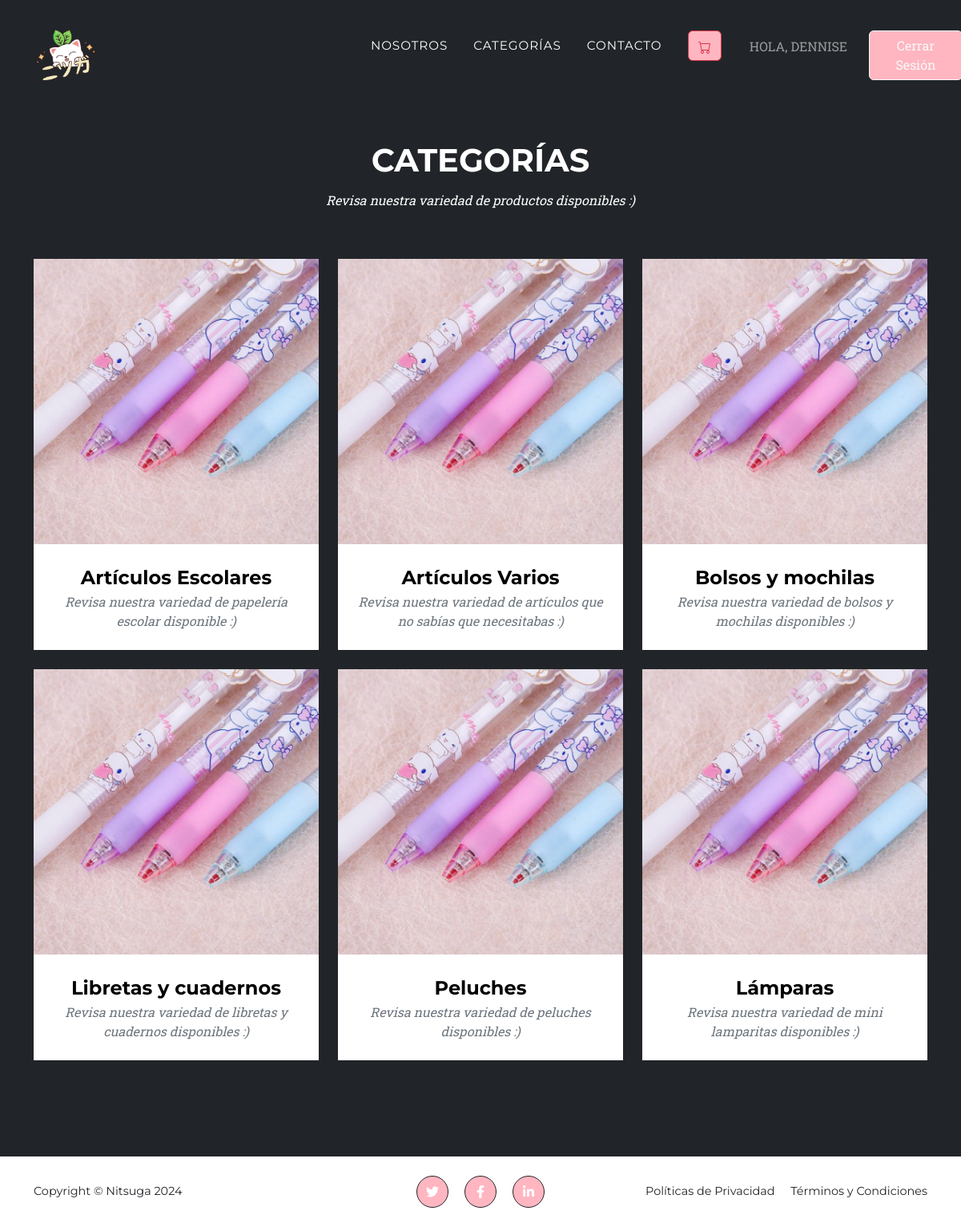
The page /categoria/ (signed in) on the database its author committed.
### app/models.py (models this page shows, shortened)
class Categoria(models.Model):
    nombre = models.CharField(max_length=50)
    descripcion = models.TextField()
    disponible = models.BooleanField()

### app/views.py (the view)
# urls.py: path('categoria/', categorias, name="categorias"),
def categorias(request):
    categoria = Categoria.objects.all()
    data = {
        'categorias' : categoria
    }
    return render(request, 'app/categorias.html', data)

### app/templates/app/categorias.html (shortened to what this page needs)
{% extends 'app/base.html' %}
{% load static %}
{% block contenido %}
    <section class="page-section bg-dark text-white mb-0" id="portfolio">
    <div class="container">
        <div class="text-center">
            <h2 class="section-heading text-uppercase">Categorías</h2>
            <h3 class="subtitle-category section-subheading">Revisa nuestra variedad de productos disponibles :)</h3>
        </div>
        <div class="row">
            {% for c in categorias %}
            <div class="col-lg-4 col-sm-6 mb-4">
                <div class="portfolio-item">
                    <a class="portfolio-link" href="{% url 'app:detalle_categoria' c.id %}">
                        <img class="img-fluid" src="{% static 'app/assets/img/portfolio/art_escolares.JPEG' %}" alt="..." />
                    </a>
                    <div class="portfolio-caption">
                        <div class="portfolio-caption-heading">{{ c.nombre }}</div>
                        <div class="portfolio-caption-subheading text-muted">{{ c.descripcion }}</div>
                    </div>
                </div>
            </div>
                {% endfor %}
        </div>
    </div>
    </section>
{% endblock %}

### app/templates/app/base.html (shortened to what this page needs)
{% load static %}
<!DOCTYPE html>
<html lang="en">
<head>
    <link rel="stylesheet" href="{% static 'app/css/styles.css' %}">
</head>
<body id="page-top">
    <nav class="navbar navbar-expand-lg navbar-dark fixed-top" id="mainNav">
        <div class="container">
            <a class="navbar-brand" href="{% url 'home' %}"><img src="{% static 'app/assets/img/logonitsuga.png' %}"
                    alt="..." /></a>
            <div class="collapse navbar-collapse" id="navbarResponsive">
                <ul class="navbar-nav text-uppercase ms-auto py-4 py-lg-0">
                    <li class="nav-item"><a class="nav-link" href="{% url 'nosotros' %}">Nosotros</a></li>
                    <li class="nav-item"><a class="nav-link" href="{% url 'categorias' %}">Categorías</a></li>
                    <li class="nav-item"><a class="nav-link" href="{% url 'contacto' %}">Contacto</a></li>
                    <div class="col-md-1 text-center">
                        <button type="button" onclick="mostrarCarrito()" class="btn btn-outline-danger"></button>
                    </div>
                    {% if user.is_authenticated %}
                    <div class="col-md-3 text-center">
                        <span class="nav-link">Hola, {{ user.username }}</span>
                    </div>
                    <div class="col-md-2 text-center">
                        <form action="{% url 'logout' %}" method="post">
                            <button type="submit" class="btn btn-outline-light">
                                Cerrar Sesión
                            </button>
                        </form>
                    </div>
                    {% else %}
                    <div class="col-md-2 text-center">
                        <a type="button" class="btn btn-outline-light" href="{% url 'login' %}">Identificarme</a>
                    </div>
                    {% endif %}
                </ul>
            </div>
        </div>
    </nav>
    <div id="contenido">
        {% block contenido %}
        {% endblock %}
    </div>
    <footer class="footer py-4">
        <div class="container">
            <div class="row align-items-center">
                <div class="col-lg-4 text-lg-start">Copyright &copy; Nitsuga 2024</div>
                <div class="col-lg-4 my-3 my-lg-0">
                    <a class="btn btn-dark btn-social mx-2" href="#!" aria-label="Twitter"><i
                            class="fab fa-twitter"></i></a>
                    <a class="btn btn-dark btn-social mx-2" href="#!" aria-label="Facebook"><i
                            class="fab fa-facebook-f"></i></a>
                    <a class="btn btn-dark btn-social mx-2" href="#!" aria-label="LinkedIn"><i
                            class="fab fa-linkedin-in"></i></a>
                </div>
                <div class="col-lg-4 text-lg-end">
                    <a class="link-dark text-decoration-none me-3" href="#!">Políticas de Privacidad</a>
                    <a class="link-dark text-decoration-none" href="#!">Términos y Condiciones</a>
                </div>
            </div>
        </div>
    </footer>
</body>
</html>

### rows shown on the page
Categoria: nombre "Artículos Escolares", descripcion "Revisa nuestra variedad de papelería escolar disponible :)"
Categoria: nombre "Artículos Varios", descripcion "Revisa nuestra variedad de artículos que no sabías que necesitabas :)"
Categoria: nombre "Bolsos y mochilas", descripcion "Revisa nuestra variedad de bolsos y mochilas disponibles :)"
Categoria: nombre "Libretas y cuadernos", descripcion "Revisa nuestra variedad de libretas y cuadernos disponibles :)"
Categoria: nombre "Peluches", descripcion "Revisa nuestra variedad de peluches disponibles :)"
Categoria: nombre "Lámparas", descripcion "Revisa nuestra variedad de mini lamparitas disponibles :)"

### other values the page prints
{{ user.username }} "DENNISE"
